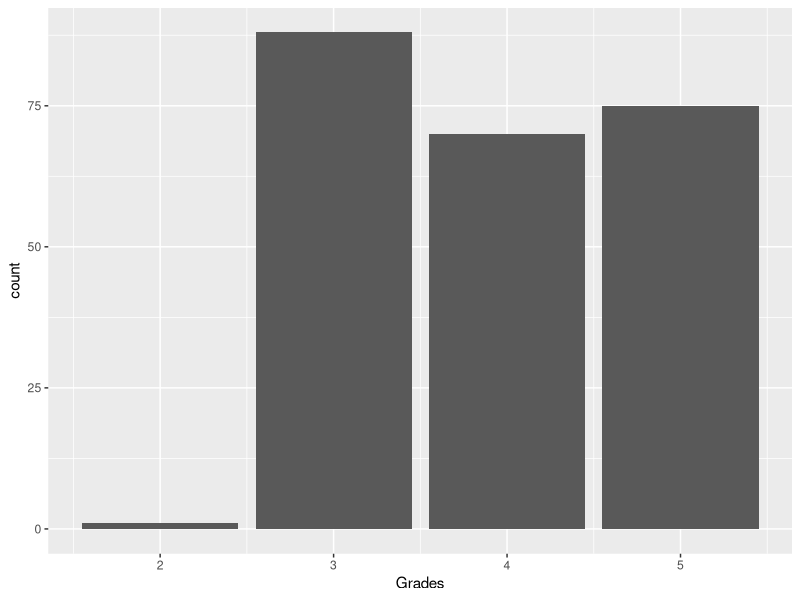
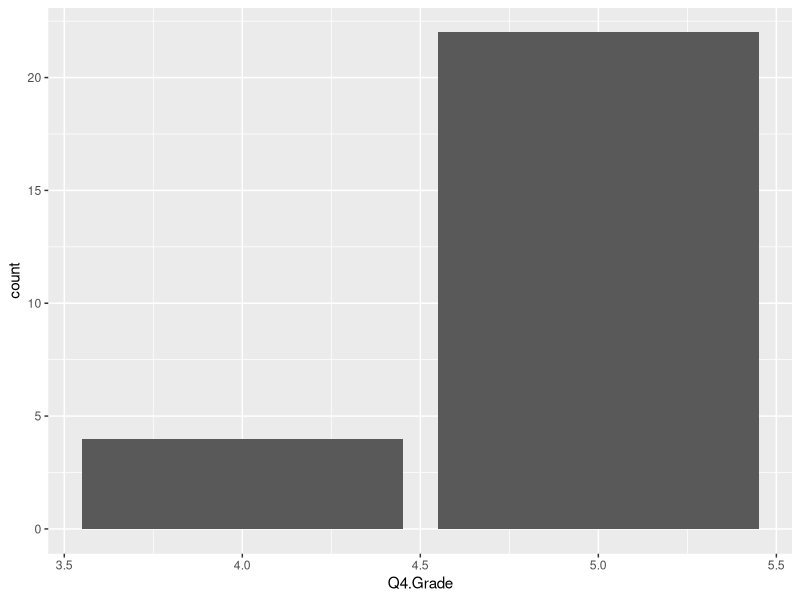
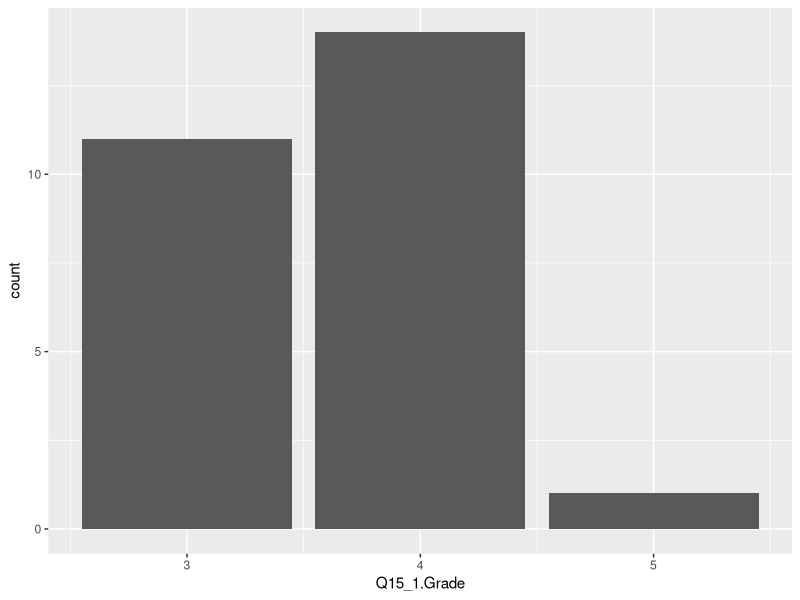
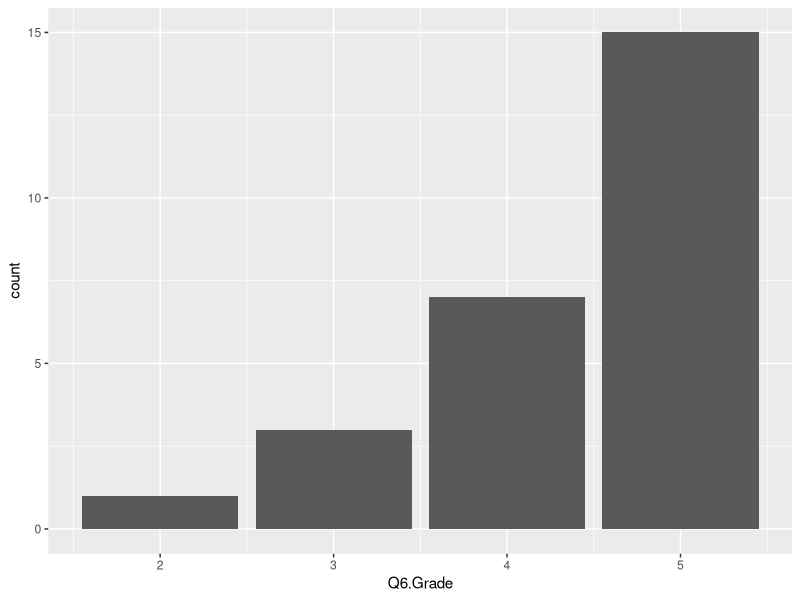
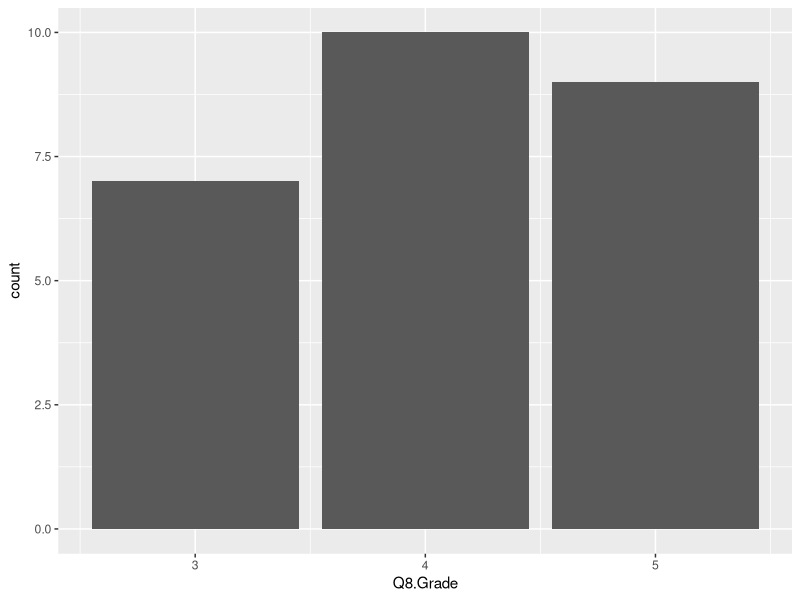
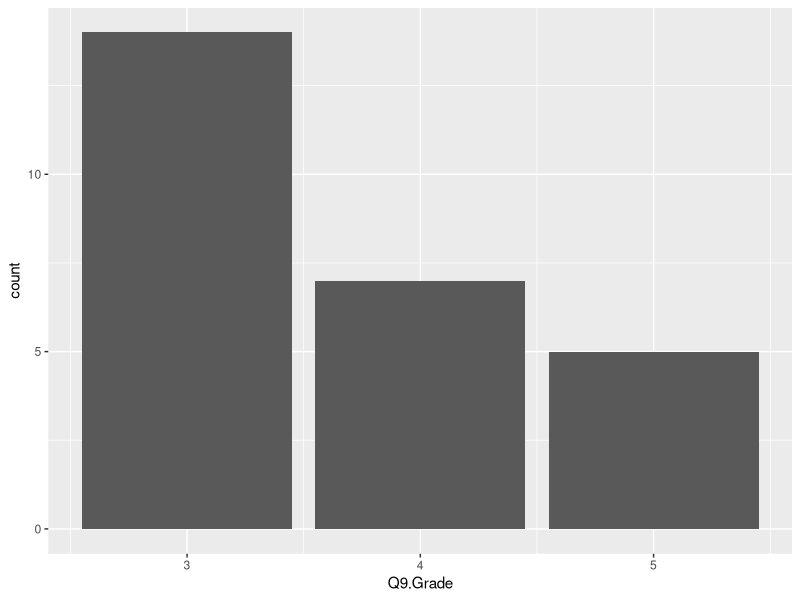
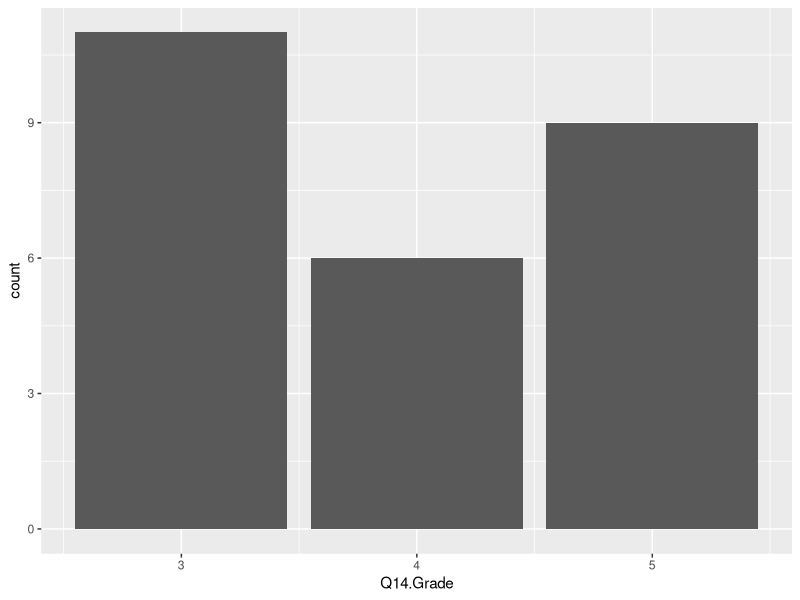
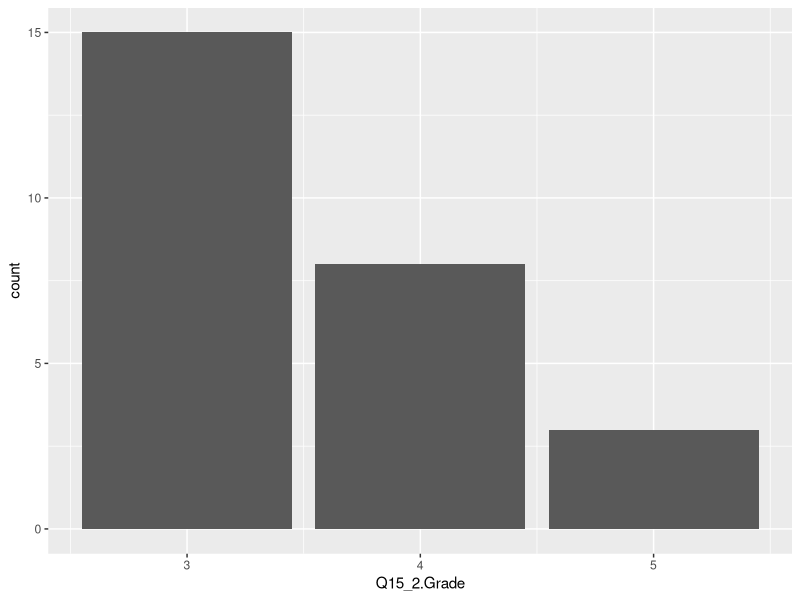

Recreate these plots in R, in order.
## ---- chunk 1
knitr::opts_chunk$set(echo = TRUE)
## ---- chunk 2
setwd("~/Documents/FROST-SUMMER-2022")

library(tidyverse)
library(readxl)  
CK5.1 <- read_excel("FROST Grading CK 5.1_final.xlsx")
## ---- chunk 3
CK5.1_clean <- drop_na(CK5.1)
colnames(CK5.1_clean)[4] <- "Q15_1.Grade"
colnames(CK5.1_clean)[9] <- "Q15_2.Grade"
CK5.1_clean = subset(CK5.1_clean, select = -c(Student, GroupCK.5.1))
## ---- chunk 4
CK5.1_all <- data.frame(unlist(CK5.1_clean))
colnames(CK5.1_all)[1] <- "Grades"
## ---- chunk 5
CK5.1_all %>%
  count(Grades)
## ---- chunk 6
CK5.1_all %>%
  ggplot() +
  geom_bar(aes(x = Grades))
## ---- chunk 7
CK5.1_clean %>%
  count(Q4.Grade)
## ---- chunk 8
CK5.1_clean %>%
  ggplot() +
  geom_bar(aes(x = Q4.Grade))
## ---- chunk 9
CK5.1_clean %>%
  count(Q15_1.Grade)
## ---- chunk 10
CK5.1_clean %>%
  ggplot() +
  geom_bar(aes(x = Q15_1.Grade))
## ---- chunk 11
CK5.1_clean %>%
  count(Q6.Grade)
## ---- chunk 12
CK5.1_clean %>%
  ggplot() +
  geom_bar(aes(x = Q6.Grade))
## ---- chunk 13
CK5.1_clean %>%
  count(Q8.Grade)
## ---- chunk 14
CK5.1_clean %>%
  ggplot() +
  geom_bar(aes(x = Q8.Grade))
## ---- chunk 15
CK5.1_clean %>%
  count(Q9.Grade)
## ---- chunk 16
CK5.1_clean %>%
  ggplot() +
  geom_bar(aes(x = Q9.Grade))
## ---- chunk 17
CK5.1_clean %>%
  count(Q14.Grade)
## ---- chunk 18
CK5.1_clean %>%
  ggplot() +
  geom_bar(aes(x = Q14.Grade))
## ---- chunk 19
CK5.1_clean %>%
  count(Q15_2.Grade)
## ---- chunk 20
CK5.1_clean %>%
  ggplot() +
  geom_bar(aes(x = Q15_2.Grade))
## ---- chunk 21
CK5.1_clean %>%
  count(Q18.Grade)
## ---- chunk 22
CK5.1_clean %>%
  ggplot() +
  geom_bar(aes(x = Q18.Grade))
## ---- chunk 23
CK5.1_clean %>%
  count(Q19.Grade)
## ---- chunk 24
CK5.1_clean %>%
  ggplot() +
  geom_bar(aes(x = Q19.Grade))
